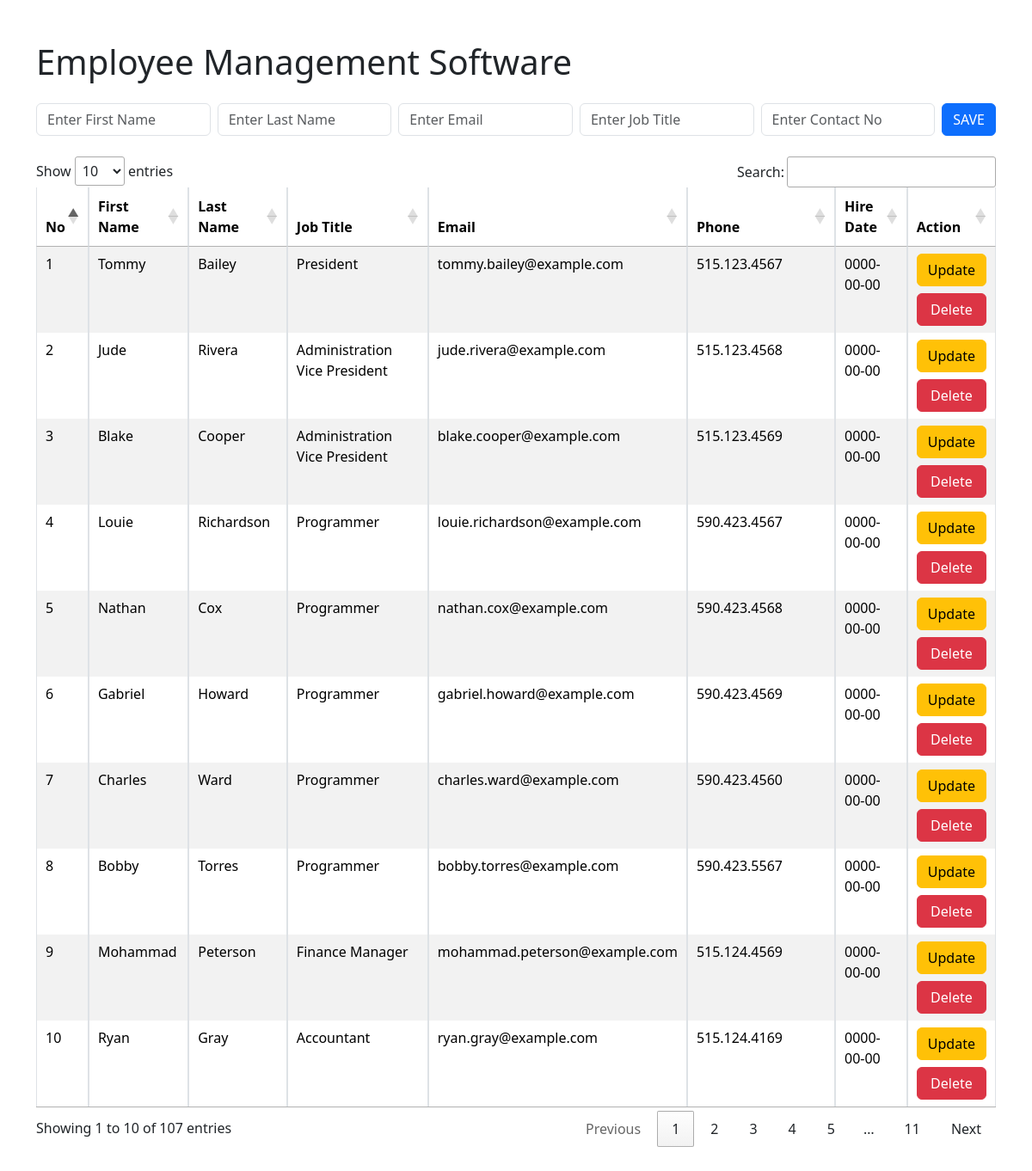
Before: / with the older database file.
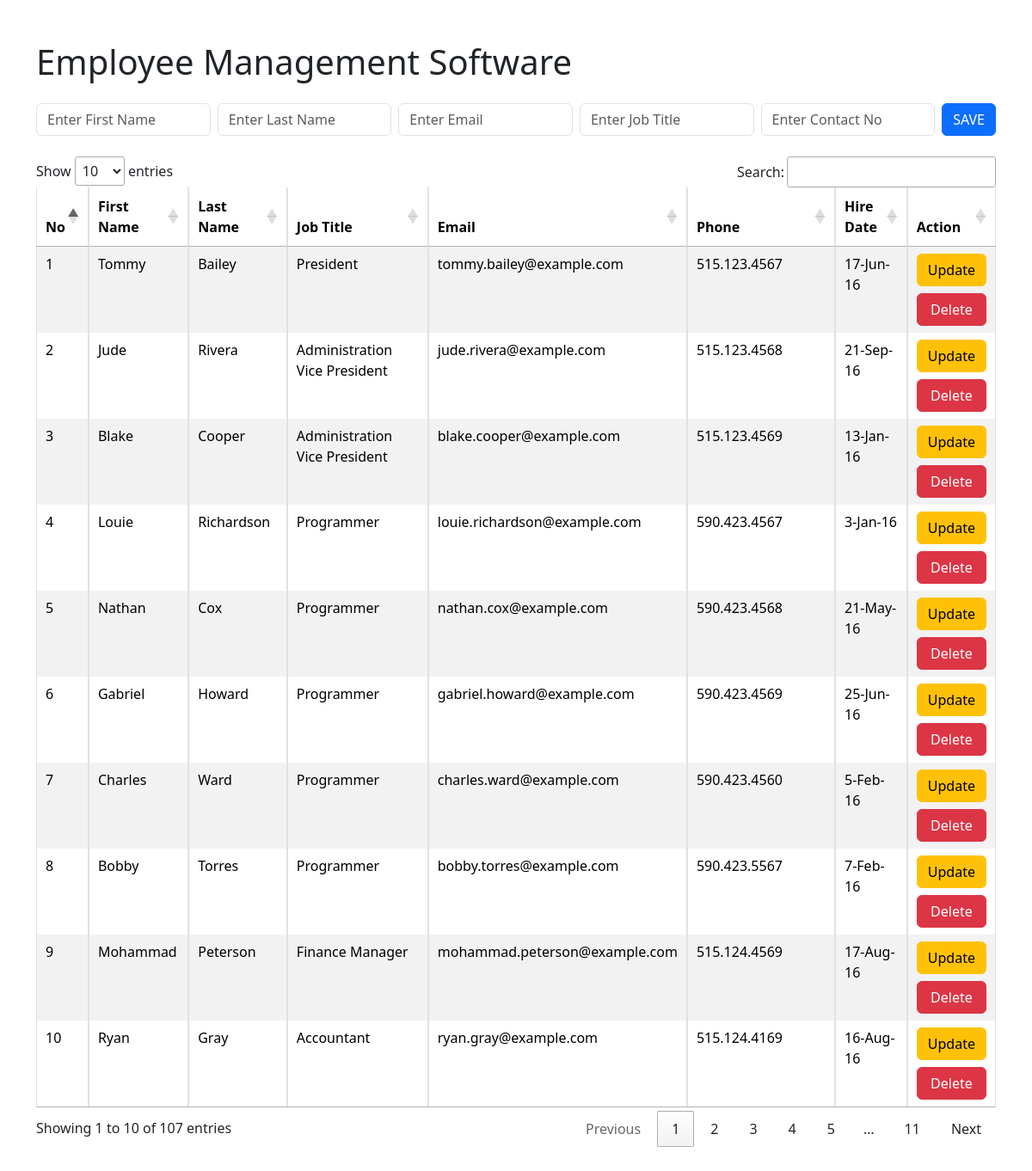
After: the same page with the newer database file.
### tables this page shows
CREATE TABLE `employees`
(
    `EmployeeID`    INT AUTO_INCREMENT PRIMARY KEY,
    `EmployeeFN`    TEXT,
    `EmployeeLN`    TEXT,
    `EmployeeEmail` TEXT,
    `EmployeePhone` TEXT,
    `HireDate`      TEXT,
    `ManagerID`     INT,
    `JobTitle`      TEXT
);

### components/table.php (the view)
<?php
global $rs, $cn;
$sql = "SELECT * FROM employees";
$rs = $cn->query($sql);
?>
<div class="container mt-3 mb-5">
    <?php if ($rs->num_rows > 0): ?>
        <table id="employeeList" class="table table-bordered table-hover table-striped">
            <thead>
            <tr>
                <th>No</th>
                <th>First Name</th>
                <th>Last Name</th>
                <th>Job Title</th>
                <th>Email</th>
                <th>Phone</th>
                <th>Hire Date</th>
                <th>Action</th>
            </tr>
            </thead>
            <?php while ($row = $rs->fetch_assoc()): ?>
                <tr>
                    <td><?= $row['EmployeeID'] ?></td>
                    <td><?= $row['EmployeeFN'] ?></td>
                    <td><?= $row['EmployeeLN'] ?></td>
                    <td><?= $row['JobTitle'] ?></td>
                    <td><?= $row['EmployeeEmail'] ?></td>
                    <td><?= $row['EmployeePhone'] ?></td>
                    <td><?= $row['HireDate'] ?></td>
                    <td class="d-grid gap-2">
                        <a class="btn btn-warning" href="?token=<?php echo $row['EmployeeID'] ?>">Update</a>
                        <a class="btn btn-danger" href="delete.php?token=<?php echo $row['EmployeeID'] ?>">Delete</a>
                    </td>
                </tr>
            <?php endwhile ?>
        </table>
    <?php else: ?>
        <h1>No Employees Found</h1>
    <?php endif ?>
</div>

### index.php (shortened to what this page needs)
<?php
include("config.php");
$id = $_GET['token'] ?? null;
$fname = $_GET['fname'] ?? '';
$lname = $_GET['lname'] ?? '';
$email = $_GET['email'] ?? '';
$phone = $_GET['phone'] ?? '';
$jobTitle = $_GET['jobTitle'] ?? '';
$action = '';
if (isset($id)) {
    $action = "update.php?token=$id";
    $sql2 = "SELECT * FROM employees WHERE EmployeeID=$id";
    $rs2 = $cn->query($sql2);
    if ($rs2->num_rows > 0) {
        $row = $rs2->fetch_assoc();
        $fname = $row['EmployeeFN'];
        $lname = $row['EmployeeLN'];
        $email = $row['EmployeeEmail'];
        $phone = $row['EmployeePhone'];
        $jobTitle = $row['JobTitle'];
    } else {
        echo $cn->error;
    }
} else {
    $action = 'add.php';
}
?>
<!DOCTYPE html>
<html lang="en">
<head>
    <link href="https://cdn.jsdelivr.net/npm/bootstrap@5.3.2/dist/css/bootstrap.min.css" rel="stylesheet"
>
    <link rel="stylesheet" href="https://cdn.datatables.net/1.13.6/css/jquery.dataTables.css"/>
</head>
<body class="">
<div class="container mt-5">
    <h1>Employee Management Software</h1>
    <form action="<?= $action ?>" method="POST" class="d-flex my-4">
        <div class="d-flex">
            <input type="text" name="fname" placeholder="Enter First Name" value="<?php echo $fname ?>" required
                   class="form-control me-2">
            <input type="text" name="lname" placeholder="Enter Last Name" value="<?php echo $lname ?>" required
                   class="form-control me-2">
            <input type="email" name="email" placeholder="Enter Email" value="<?php echo $email ?>" required
                   class="form-control me-2">
            <input type="text" name="jobTitle" placeholder="Enter Job Title" value="<?php echo $jobTitle ?>" required
                   class="form-control me-2">
            <input type="text" name="phone" placeholder="Enter Contact No" value="<?php echo $phone ?>" required
                   class="form-control me-2"><br/>
        </div>
        <div class="d-flex flex-column justify-content-center">
            <button class="btn <?= (isset($id)) ? 'btn-warning' : 'btn-primary' ?>">
                <?= (isset($id)) ? 'UPDATE' : 'SAVE' ?>
            </button>
        </div>
    </form>
</div>
<?php include('components/table.php') ?>
</body>
</html>

Changed rows visible on the page:
changed employees "Tommy": HireDate "0000-00-00" → "17-Jun-16"
changed employees "Jude": HireDate "0000-00-00" → "21-Sep-16"
changed employees "Blake": HireDate "0000-00-00" → "13-Jan-16"
changed employees "Louie": HireDate "0000-00-00" → "3-Jan-16"
changed employees "Nathan": HireDate "0000-00-00" → "21-May-16"
changed employees "Gabriel": HireDate "0000-00-00" → "25-Jun-16"
changed employees "Charles": HireDate "0000-00-00" → "5-Feb-16"
changed employees "Bobby": HireDate "0000-00-00" → "7-Feb-16"
changed employees "Mohammad": HireDate "0000-00-00" → "17-Aug-16"
changed employees "Ryan": HireDate "0000-00-00" → "16-Aug-16"
